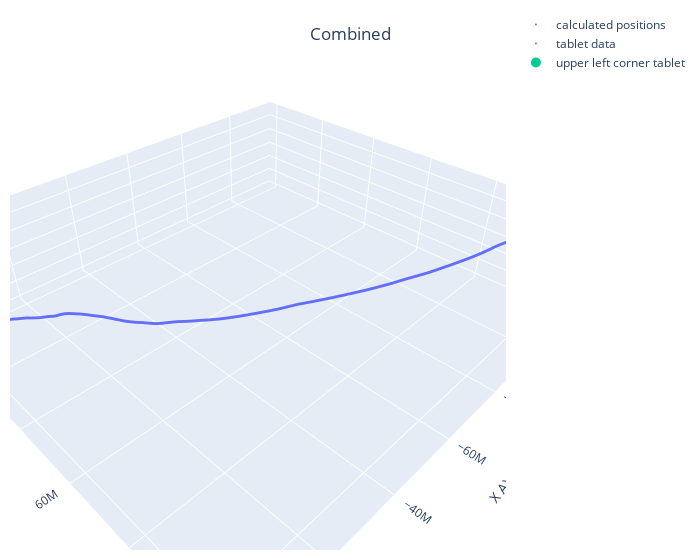

Notebook source saved alongside this figure:
### Code cell
interactive_plot(d['segment_10'])

### Figure 1 — Plotly figure (JSON) as saved in the notebook; plotly's stock layout.template omitted (floating-point values rounded to 4 significant figures; data arrays with more than 128 entries replaced by an {"elided": "..."} marker saying what was removed)
{"data": [{"marker": {"size": 1}, "mode": "markers", "name": "calculated positions", "type": "scatter3d", "x": {"elided": "1751 float values"}, "y": {"elided": "1751 float values"}, "z": {"elided": "1751 float values"}}, {"marker": {"size": 1}, "mode": "markers", "name": "tablet data", "type": "scatter3d", "x": {"elided": "1751 float values"}, "y": {"elided": "1751 float values"}, "z": {"elided": "1751 float values"}}, {"marker": {"size": 10}, "mode": "markers", "name": "upper left corner tablet", "type": "scatter3d", "x": [173.0], "y": [338.0], "z": [0]}], "layout": {"margin": {"b": 10, "l": 10, "r": 20, "t": 10}, "scene": {"xaxis": {"title": {"text": "X AXIS"}}, "yaxis": {"title": {"text": "Y AXIS"}}, "zaxis": {"title": {"text": "Z AXIS"}}}, "title": {"text": "Combined", "x": 0.5, "xanchor": "center", "y": 0.95, "yanchor": "top"}, "width": 700}}
